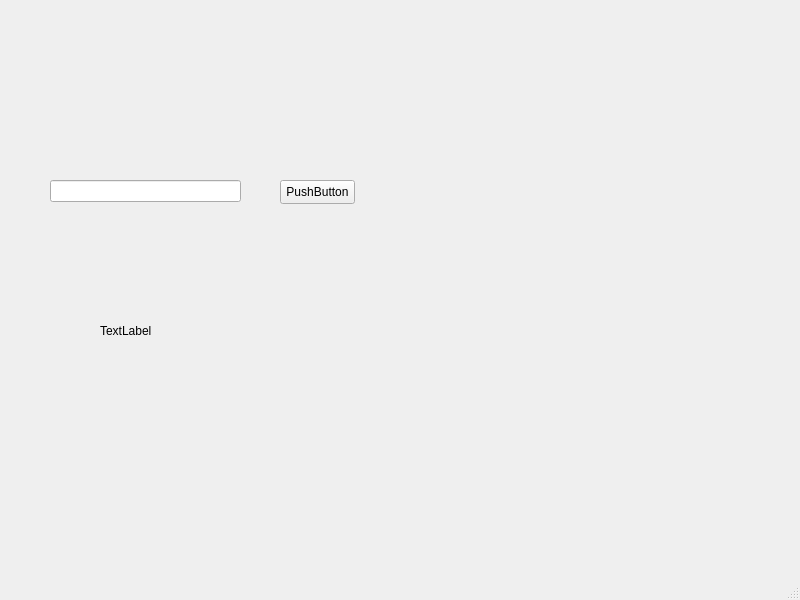
<?xml version="1.0" encoding="UTF-8"?>
<ui version="4.0">
 <class>MainWindow</class>
 <widget class="QMainWindow" name="MainWindow">
  <property name="geometry">
   <rect>
    <x>0</x>
    <y>0</y>
    <width>800</width>
    <height>600</height>
   </rect>
  </property>
  <property name="windowTitle">
   <string>MainWindow</string>
  </property>
  <widget class="QWidget" name="centralwidget">
   <widget class="QLineEdit" name="lineEditmio">
    <property name="geometry">
     <rect>
      <x>50</x>
      <y>180</y>
      <width>191</width>
      <height>22</height>
     </rect>
    </property>
   </widget>
   <widget class="QPushButton" name="pushButton">
    <property name="geometry">
     <rect>
      <x>280</x>
      <y>180</y>
      <width>75</width>
      <height>24</height>
     </rect>
    </property>
    <property name="text">
     <string>PushButton</string>
    </property>
   </widget>
   <widget class="QLabel" name="label">
    <property name="geometry">
     <rect>
      <x>100</x>
      <y>290</y>
      <width>231</width>
      <height>81</height>
     </rect>
    </property>
    <property name="text">
     <string>TextLabel</string>
    </property>
   </widget>
  </widget>
  <widget class="QMenuBar" name="menubar">
   <property name="geometry">
    <rect>
     <x>0</x>
     <y>0</y>
     <width>800</width>
     <height>22</height>
    </rect>
   </property>
  </widget>
  <widget class="QStatusBar" name="statusbar"/>
 </widget>
 <resources/>
 <connections/>
</ui>
